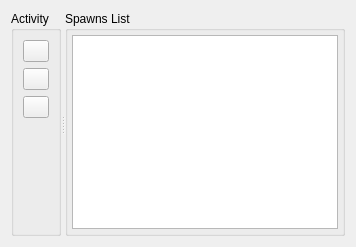
                 <widget class="QWidget" name="tab_spawnings">
                  <attribute name="title">
                   <string>Spawns</string>
                  </attribute>
                  <layout class="QHBoxLayout" name="horizontalLayout_10">
                   <item>
                    <widget class="QSplitter" name="splitter_4">
                     <property name="orientation">
                      <enum>Qt::Horizontal</enum>
                     </property>
                     <widget class="QGroupBox" name="groupBox_spawning_actions">
                      <property name="maximumSize">
                       <size>
                        <width>50</width>
                        <height>16777215</height>
                       </size>
                      </property>
                      <property name="title">
                       <string>Activity</string>
                      </property>
                      <layout class="QVBoxLayout" name="verticalLayout_3">
                       <property name="spacing">
                        <number>6</number>
                       </property>
                       <property name="margin">
                        <number>9</number>
                       </property>
                       <item>
                        <widget class="QPushButton" name="pushButton_addSpwaning">
                         <property name="toolTip">
                          <string>Add new spawn</string>
                         </property>
                         <property name="text">
                          <string/>
                         </property>
                         <property name="icon">
                          <iconset resource="editor.qrc">
                           <normaloff>:/Editor/Resources/icons/PNG/onebit_31.png</normaloff>:/Editor/Resources/icons/PNG/onebit_31.png</iconset>
                         </property>
                         <property name="iconSize">
                          <size>
                           <width>20</width>
                           <height>20</height>
                          </size>
                         </property>
                         <property name="flat">
                          <bool>false</bool>
                         </property>
                        </widget>
                       </item>
                       <item>
                        <widget class="QPushButton" name="pushButton_removeSpwaning">
                         <property name="toolTip">
                          <string>Remove selected spawn</string>
                         </property>
                         <property name="text">
                          <string/>
                         </property>
                         <property name="icon">
                          <iconset resource="editor.qrc">
                           <normaloff>:/Editor/Resources/icons/PNG/onebit_32.png</normaloff>:/Editor/Resources/icons/PNG/onebit_32.png</iconset>
                         </property>
                         <property name="iconSize">
                          <size>
                           <width>20</width>
                           <height>20</height>
                          </size>
                         </property>
                        </widget>
                       </item>
                       <item>
                        <widget class="QPushButton" name="pushButton_selectSpwaning">
                         <property name="toolTip">
                          <string>Display selected spawn properties</string>
                         </property>
                         <property name="text">
                          <string/>
                         </property>
                         <property name="icon">
                          <iconset resource="editor.qrc">
                           <normaloff>:/Editor/Resources/icons/PNG/onebit_27.png</normaloff>:/Editor/Resources/icons/PNG/onebit_27.png</iconset>
                         </property>
                         <property name="iconSize">
                          <size>
                           <width>20</width>
                           <height>20</height>
                          </size>
                         </property>
                        </widget>
                       </item>
                       <item>
                        <spacer name="verticalSpacer_8">
                         <property name="orientation">
                          <enum>Qt::Vertical</enum>
                         </property>
                         <property name="sizeHint" stdset="0">
                          <size>
                           <width>20</width>
                           <height>106</height>
                          </size>
                         </property>
                        </spacer>
                       </item>
                      </layout>
                     </widget>
                     <widget class="QGroupBox" name="groupBox_spawning_list">
                      <property name="title">
                       <string>Spawns List</string>
                      </property>
                      <layout class="QHBoxLayout" name="horizontalLayout_11">
                       <property name="margin">
                        <number>4</number>
                       </property>
                       <item>
                        <widget class="QTableView" name="tableView_SpawningList">
                         <property name="selectionMode">
                          <enum>QAbstractItemView::SingleSelection</enum>
                         </property>
                         <property name="selectionBehavior">
                          <enum>QAbstractItemView::SelectRows</enum>
                         </property>
                        </widget>
                       </item>
                      </layout>
                     </widget>
                    </widget>
                   </item>
                  </layout>
                 </widget>
